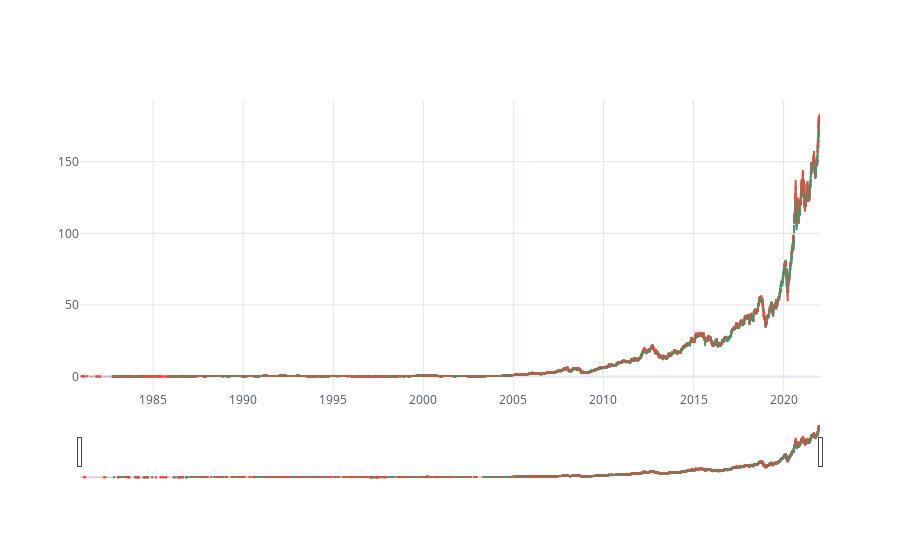

Notebook cell for this chart:
### Code cell
df.iplot(kind="candle",
                          keys=["Open", "High", "Low", "Close"],
                          rangeslider=True
                          )

### Figure 1 — Plotly figure (JSON) as saved in the notebook; plotly's stock layout.template omitted (floating-point values rounded to 4 significant figures; data arrays with more than 128 entries replaced by an {"elided": "..."} marker saying what was removed)
{"data": [{"close": {"elided": "10357 float values"}, "high": {"elided": "10357 float values"}, "low": {"elided": "10357 float values"}, "open": {"elided": "10357 float values"}, "showlegend": false, "type": "candlestick", "x": {"elided": "10357 str values"}, "yaxis": "y2"}], "layout": {"legend": {"bgcolor": "#FFFFFF", "font": {"color": "#4D5663"}}, "paper_bgcolor": "#FFFFFF", "plot_bgcolor": "#FFFFFF", "title": {"font": {"color": "#4D5663"}}, "xaxis": {"gridcolor": "#E1E5ED", "rangeslider": {"visible": true}, "showgrid": true, "tickfont": {"color": "#4D5663"}, "title": {"font": {"color": "#4D5663"}, "text": ""}, "zerolinecolor": "#E1E5ED"}, "yaxis": {"gridcolor": "#E1E5ED", "showgrid": true, "showticklabels": false, "tickfont": {"color": "#4D5663"}, "title": {"font": {"color": "#4D5663"}, "text": ""}, "zerolinecolor": "#E1E5ED"}, "yaxis2": {"gridcolor": "#E1E5ED", "showgrid": true, "tickfont": {"color": "#4D5663"}, "title": {"font": {"color": "#4D5663"}, "text": ""}, "zerolinecolor": "#E1E5ED"}}}
